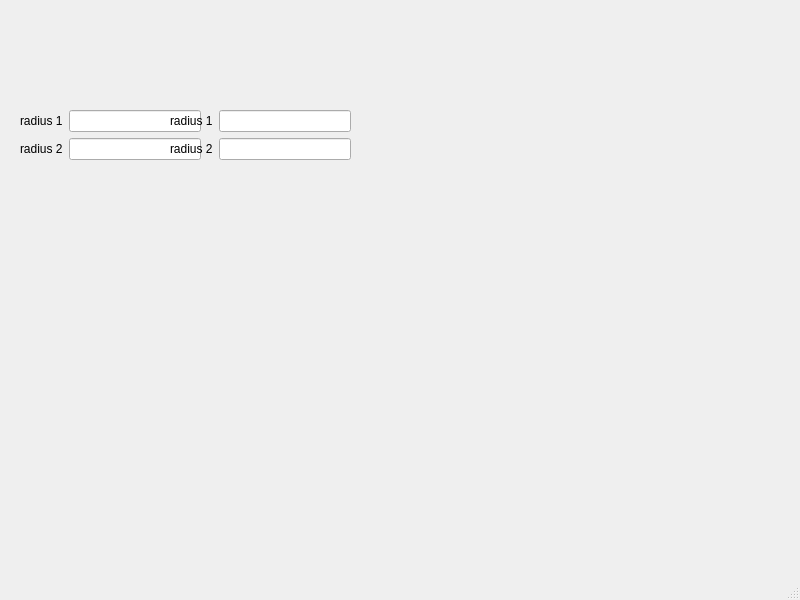
<?xml version="1.0" encoding="UTF-8"?>
<ui version="4.0">
 <class>MainWindow</class>
 <widget class="QMainWindow" name="MainWindow">
  <property name="geometry">
   <rect>
    <x>0</x>
    <y>0</y>
    <width>800</width>
    <height>600</height>
   </rect>
  </property>
  <property name="windowTitle">
   <string>MainWindow</string>
  </property>
  <widget class="QWidget" name="centralwidget">
   <widget class="QWidget" name="formLayoutWidget">
    <property name="geometry">
     <rect>
      <x>20</x>
      <y>110</y>
      <width>181</width>
      <height>106</height>
     </rect>
    </property>
    <layout class="QFormLayout" name="formLayout">
     <item row="1" column="0">
      <widget class="QLabel" name="label">
       <property name="text">
        <string>radius 1</string>
       </property>
      </widget>
     </item>
     <item row="1" column="1">
      <widget class="QLineEdit" name="rad1_lineEdit"/>
     </item>
     <item row="2" column="1">
      <widget class="QLineEdit" name="rad2_lineEdit"/>
     </item>
     <item row="2" column="0">
      <widget class="QLabel" name="label_2">
       <property name="text">
        <string>radius 2</string>
       </property>
      </widget>
     </item>
     <item row="4" column="0">
      <widget class="QLabel" name="isCrossLabel">
       <property name="text">
        <string/>
       </property>
      </widget>
     </item>
    </layout>
   </widget>
   <widget class="QWidget" name="formLayoutWidget_2">
    <property name="geometry">
     <rect>
      <x>170</x>
      <y>110</y>
      <width>181</width>
      <height>106</height>
     </rect>
    </property>
    <layout class="QFormLayout" name="formLayout_2">
     <item row="1" column="0">
      <widget class="QLabel" name="label_3">
       <property name="text">
        <string>radius 1</string>
       </property>
      </widget>
     </item>
     <item row="1" column="1">
      <widget class="QLineEdit" name="rad1_lineEdit_2"/>
     </item>
     <item row="2" column="1">
      <widget class="QLineEdit" name="rad2_lineEdit_2"/>
     </item>
     <item row="2" column="0">
      <widget class="QLabel" name="label_4">
       <property name="text">
        <string>radius 2</string>
       </property>
      </widget>
     </item>
     <item row="4" column="0">
      <widget class="QLabel" name="isCrossLabel_2">
       <property name="text">
        <string/>
       </property>
      </widget>
     </item>
    </layout>
   </widget>
  </widget>
  <widget class="QMenuBar" name="menubar">
   <property name="geometry">
    <rect>
     <x>0</x>
     <y>0</y>
     <width>800</width>
     <height>21</height>
    </rect>
   </property>
  </widget>
  <widget class="QStatusBar" name="statusbar"/>
 </widget>
 <resources/>
 <connections/>
</ui>
